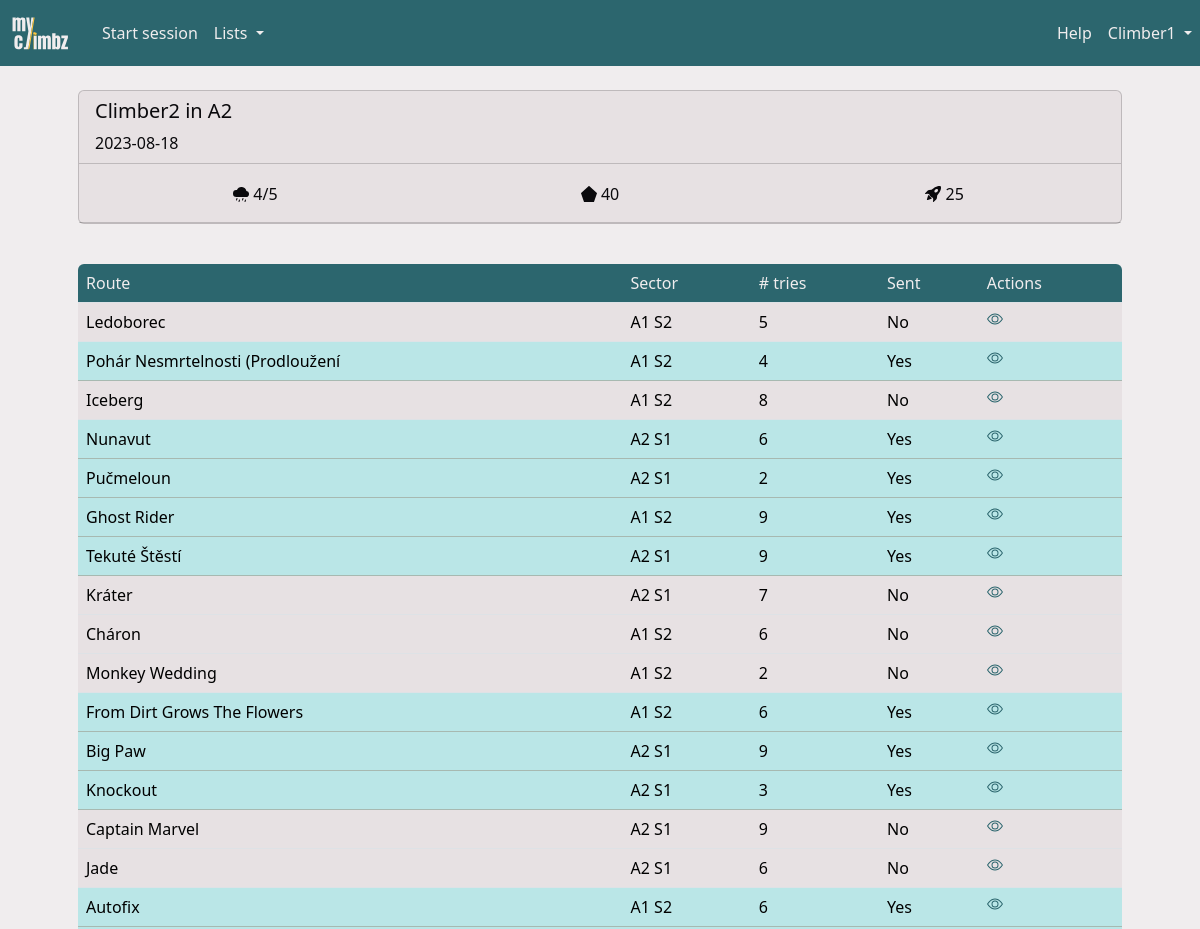
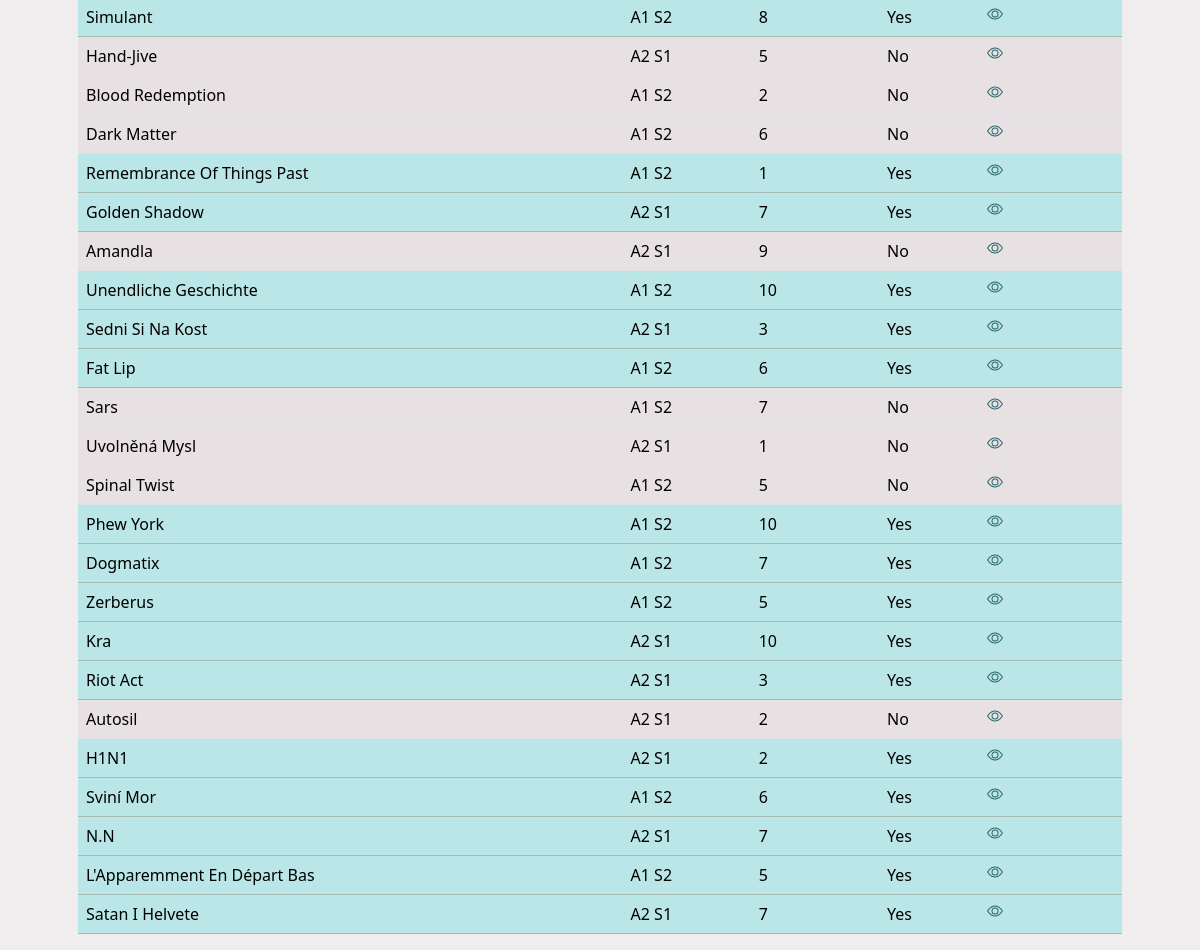
Page /session/4 (signed in) on the committed database (2 pictures, top to bottom).
### myclimbz/models/climber.py (models this page shows, shortened)
class Climber(db.Model, UserMixin):
    id = db.Column(db.Integer, primary_key=True)
    role = db.Column(db.Integer, nullable=False, default=0)
    email = db.Column(db.String(200), nullable=False, unique=True)
    password = db.Column(db.String(200), nullable=False)
    name = db.Column(db.String(200), nullable=False)
    birthdate = db.Column(db.Date, nullable=True)
    year_started_climbing = db.Column(db.Integer, nullable=True)
    height = db.Column(db.Integer, nullable=True)
    ape_index = db.Column(db.Integer, nullable=True)
    grade_scale = db.Column(db.String(10), nullable=False, default="font")
    sessions = db.relationship("Session", backref="climber", cascade="all, delete")
    opinions = db.relationship("Opinion", backref="climber", cascade="all, delete")
    routes = db.relationship("Route", backref="creator")
    sectors = db.relationship("Sector", backref="creator")
    areas = db.relationship("Area", backref="creator")
    projects = db.relationship(
        "Route",
        secondary=climber_projects,
        backref=db.backref("climbers", lazy="dynamic"),
    )

### myclimbz/models/session.py (models this page shows)
class Session(db.Model):
    __tablename__ = "climbing_session"
    id = db.Column(db.Integer, primary_key=True)
    date = db.Column(db.Date, nullable=False, default=datetime.now().date())
    conditions = Rating("conditions")
    comment = db.Column(db.Text)
    climbs = db.relationship("Climb", backref="session", cascade="all, delete")
    area_id = db.Column(db.Integer, db.ForeignKey("area.id"))
    climber_id = db.Column(db.Integer, db.ForeignKey("climber.id"))
    UniqueConstraint(date, area_id, climber_id, name="unique_session")
    @property
    def climb_videos(self) -> list[dict[str]]:
        out = list()
        for climb in self.climbs:
            for video_info in climb.climb_videos:
                video_info["route_name"] = climb.route.name
                out.append(video_info)
        return out

### myclimbz/models/climb.py (models this page shows, shortened)
class Climb(db.Model):
    id = db.Column(db.Integer, primary_key=True)
    n_attempts = db.Column(db.Integer, default=0)
    sent = db.Column(db.Boolean, nullable=False)
    flashed = db.Column(db.Boolean, nullable=False)
    comment = db.Column(db.Text)
    link = db.Column(db.String(300))
    route_id = db.Column(db.Integer, db.ForeignKey("route.id"))
    session_id = db.Column(db.Integer, db.ForeignKey("climbing_session.id"))
    videos = db.relationship("Video", backref="climb", cascade="all, delete")
    UniqueConstraint(route_id, session_id, name="unique_route_in_session")
    @property
    def climb_videos(self) -> list[dict[str]]:
        if len(self.videos) == 0:
            return list()

### myclimbz/models/route.py (models this page shows, shortened)
class Route(db.Model):
    id = db.Column(db.Integer, primary_key=True)
    name = db.Column(db.String(200), nullable=False)
    created_by = db.Column(db.Integer, db.ForeignKey("climber.id"), nullable=False)
    latitude = db.Column(db.Float)
    longitude = db.Column(db.Float)
    comment = db.Column(db.Text)
    link = db.Column(db.String(300))
    sit_start = db.Column(db.Boolean, nullable=False, default=False)
    height = db.Column(db.Float, db.CheckConstraint("height >= 1"))
    inclination = ConstrainedInteger("inclination", -50, 90)
    sector_id = db.Column(db.Integer, db.ForeignKey("sector.id"))
    climbs = db.relationship("Climb", backref="route", cascade="all, delete")
    opinions = db.relationship("Opinion", backref="route", cascade="all, delete")
    UniqueConstraint(name, sector_id, name="unique_route_name_in_sector")

### myclimbz/models/sector.py (models this page shows, shortened)
class Sector(db.Model):
    id = db.Column(db.Integer, primary_key=True)
    name = db.Column(db.String(200), nullable=False)
    created_by = db.Column(db.Integer, db.ForeignKey("climber.id"), nullable=False)
    area_id = db.Column(db.Integer, db.ForeignKey("area.id"))
    routes = db.relationship("Route", backref="sector", cascade="all, delete")
    comment = db.Column(db.Text)
    UniqueConstraint(name, area_id, name="unique_sector_name_in_area")

### myclimbz/blueprints/sessions/routes.py (the view)
@sessions.route("/session/<int:session_id>")
def page_session(session_id: int) -> str:
    session = Session.query.get(session_id)
    return render(
        "session.html", title=f"Session on {session.area.name}", session=session
    )

### myclimbz/models/climber.py (called while the page is built)
@login_manager.user_loader
def load_climber(climber_id: int) -> Climber:
    return Climber.query.get(int(climber_id))

### run.py (called while the page is built, shortened)
@app.before_request
def check_request_validity():
    if not request.endpoint:
        return
    elif request.endpoint == "climbers.login" or "static" in request.endpoint:
        return
    elif not current_user.is_authenticated:
        return redirect(url_for("climbers.login"))

### myclimbz/templates/session.html (shortened to what this page needs)
{% import "macros.html" as macros %}
{% extends "main.html" %}
{% block content %}
<div class="container px-0 px-md-5 py-0 py-md-4">
    {% if session.climber_id == user_id %}
        {% set actions = [
            { "icon": "edit", "url": url_for('sessions.edit_session', session_id=session.id) },
            { "icon": "delete", "url": url_for('sessions.delete_session', session_id=session.id) }
        ] %}
        {% if not open_session %}
            {% set actions = actions + [{ "icon": "reopen", "url": url_for('sessions.reopen_session', session_id=session.id) }] %}
        {% endif %}
    {% else %}
        {% set actions = [] %}
    {% endif %}
    {{ macros.card({
        "header": {
            "title": session.climber.name ~ " in " ~ session.area.name,
            "title_actions": actions,
            "subtitle": session.date,
        },
        "body": {
            "facts": [
                { "icon": "conditions", "value": session.conditions, "unit": "/5" },
                { "icon": "n_boulders", "value": session.climbs | length, "unit": "" },
                { "icon": "n_sends", "value": session.climbs | map(attribute='sent') | sum, "unit": "" },
            ],
            "list": [
                {"value": session.comment if session.comment else ""},
            ]
        }
    }) }}
</div>
<div class="container px-0 px-md-5">
    <table id="content_table" class="table table-hover" data-sort-col="0" data-sort-order="asc">
        <thead>
            <tr>
                <th>Route</th>
                <th>Sector</th>
                <th># tries</th>
                <th>Sent</th>
                <th data-sortable="false">Actions</th>
            </tr>
        </thead>
        <tbody>
            {% for climb in session.climbs %}
            {% set onclick = "window.location=\"" + url_for('routes.page_route', route_id=climb.route.id) + "\"" %}
            {% if climb.sent %}
            <tr class="table-success">
                {% else %}
            <tr>
                {% endif %}
                <td onclick={{ onclick }}>{{ climb.route.name }}</td>
                <td onclick={{ onclick }}>{{ climb.route.sector.name }}</td>
                <td onclick={{ onclick }}>{{ climb.n_attempts }}</td>
                <td onclick={{ onclick }}>{{ "Yes" if climb.sent else "No" }}</td>
                <td>
                    <a href="{{ url_for('climbs.view_climb', climb_id=climb.id) }}">
                    </a>
                </td>
            </tr>
            {% endfor %}
        </tbody>
    </table>
</div>
{% endblock content %}

### myclimbz/templates/macros.html (shortened to what this page needs)
{% macro card(data) %}
<div class="card mb-3">
    <div class="card-header">
        <div class="row">
            <div class="col-sm">
                <h5 class="card-title" style="display: inline-block">{{ data['header']['title'] }}</h5>
            </div>
            {% if data['header']['subtitle'] %}
                <span>{{ data['header']['subtitle'] }}</span>
            {% endif %}
        </div>
    </div>
    {% if data['body']['facts'] %}
    <div class="card-body">
        <div class="row">
            {% for fact in data['body']['facts'] %}
            <div class="col text-center" style="padding: 0">
                <span style="vertical-align: middle; display: inline-block;">
                </span>
                <span style="vertical-align: middle; display: inline-block;">
                    {% if fact['value'] is none %}
                        N/A
                    {% elif fact['value'] is float and fact['value'] % 1 == 0 %}
                        {{ fact['value']|int }}{{ fact['unit'] }}
                    {% else %}
                        {{ (fact['value']) }}{{ fact['unit'] }}
                    {% endif %}
                </span>
            </div>
            {% endfor %}
        </div>
    </div>
    {% endif %}
    {% if data['body']['list'] %}
    <ul class="list-group list-group-flush">
    </ul>
    {% endif %}
</div>
{% endmacro %}

### myclimbz/templates/main.html (shortened to what this page needs)
<html>
<head>
    <link href="https://cdn.jsdelivr.net/npm/bootstrap@5.3.2/dist/css/bootstrap.min.css" rel="stylesheet"
>
    <link href="{{ url_for('static', filename='css/colors.css') }}" rel="stylesheet" type="text/css">
    <link rel="stylesheet" type="text/css" href="https://cdnjs.cloudflare.com/ajax/libs/noUiSlider/15.8.1/nouislider.css" />
    <link href="https://cdn.jsdelivr.net/npm/simple-datatables@latest/dist/style.css" rel="stylesheet" type="text/css">
</head>
<body>
    <nav class="navbar navbar-expand-lg">
        {% if not is_form %}
        <a class="navbar-brand" href="{{ url_for('home.page_home') }}" style="padding-left: 10px;">
            <img src="{{ url_for('static', filename='images/logo-transparent.svg') }}" width="60" height="40" class="d-inline-block align-top" alt="">
        </a>
        <div class="collapse navbar-collapse ps-2" id="navbarSupportedContent">
            <ul class="navbar-nav me-auto mb-2 mb-md-0">
                {% if open_session %}
                {% if not open_session.is_project_search %}
                <li><a id="add_videos" class="nav-link" href="{{ url_for('videos.add_videos') }}">Add videos</a></li>
                {% endif %}
                <li><a id="add_climb" class="nav-link" href="{{ url_for('climbs.add_climb') }}">Add climb</a></li>
                <li>
                    <a id="stop_session" class="nav-link" href="{{ url_for('sessions.stop_session') }}">
                        Stop
                        {% if open_session.is_project_search %}
                        project search
                        {% else %}
                        session
                        {% endif %}
                    </a>
                </li>
                {% else %}
                <li class="nav-item">
                    <a id="start_session" class="nav-link" href="{{ url_for('sessions.add_session') }}">Start session</a>
                </li>
                {% endif %}
                <li class="nav-item dropdown">
                    <a class="nav-link dropdown-toggle" href="#" role="button" data-bs-toggle="dropdown"
                        aria-expanded="false">
                        Lists
                    </a>
                </li>
            </ul>
            <ul class="navbar-nav ms-md-auto mb-2 mb-md-0">
                <li class="nav-item">
                    <a class="nav-link" href="{{ url_for('home.guide') }}">Help</a>
                </li>
                <li class="nav-item dropdown">
                    <a class="nav-link dropdown-toggle" href="#" role="button" data-bs-toggle="dropdown"
                        aria-expanded="false">
                        {{ username }}
                    </a>
                </li>
            </ul>
        </div>
        {% else %}
        <a class="navbar-brand" href="{{ url_for('home.cancel_form') }}" style="padding-left: 10px;">
            <img src="{{ url_for('static', filename='images/logo-transparent.svg') }}" width="60" height="40" class="d-inline-block align-top" alt="">
        </a>
        {% endif %}
    </nav>
    {%block content %}{% endblock %}
</body>
</html>

### myclimbz/static/css/colors.css (style rules this page uses)
:root { --color-yellow: #FFC53D; --color-yellow-100: #fff0c6; --color-yellow-200: #ffdf88; --color-yellow-300: #FFC53D; --color-yellow-400: #ffb320; --color-yellow-500: #f98f07; --color-yellow-600: #dd6902; --color-yellow-700: #b74806; --color-yellow-800: #94360c; --color-yellow-900: #7a2e0d; --color-yellow-950: #461602; --color-green: #2C666E; --color-green-50: #f1faf9; --color-green-100: #daf3f3; --color-green-200: #bae6e7; --color-green-300: #8ad4d6; --color-green-400: #53b9bd; --color-green-500: #379da3; --color-green-600: #318089; --color-green-700: #2C666E; --color-green-800: #2c575e; --color-green-900: #284a51; --color-green-950: #163036; --color-white: #F0EDEE; --color-white-50: #f9f7f8; --color-white-100: #F0EDEE; --color-white-200: #e7e1e3; --color-white-300: #d5cccf; --color-white-400: #bbaeb2; --color-white-500: #a29197; --color-white-600: #8a787e; --color-white-700: #726368; --color-white-800: #605458; --color-white-900: #53494c; --color-white-950: #2a2527; --color-gray: #6c757d; --color-black: #0A090C; }
body { background-color: var(--color-white); }
a { text-decoration: none; color: var(--color-green); }
.card, .list-group-item, .dropdown-menu { background-color: var(--color-white-200); color: var(--color-black); }
.card-header { background-color: var(--color-white-darker); }
.navbar { background-color: var(--color-green); color: var(--color-white); }
.navbar-brand { color: var(--color-yellow); }
.nav-link, .nav-link:focus { color: var(--color-white); }
.table thead th:first-child { border-top-left-radius: var(--bs-border-radius); }
.table thead th:last-child { border-top-right-radius: var(--bs-border-radius); }
.table td { background-color: var(--color-white-200); }
.table-success td { background-color: var(--color-green-200) !important; }
.table thead { background-color: var(--color-green); color: var(--color-white); font-weight: normal; }
.table thead th { background-color: transparent; color: inherit; font-weight: normal; }

### rows in the picture
Climber: name "Climber1"
Session: header.subtitle "2023-08-18"
Climb: route.name "Ledoborec", route.sector.name "A1 S2", n_attempts "5", sent "No"
Climb: route.name "Pohár Nesmrtelnosti (Prodloužení", route.sector.name "A1 S2", n_attempts "4", sent "Yes"
Climb: route.name "Iceberg", route.sector.name "A1 S2", n_attempts "8", sent "No"
Climb: route.name "Nunavut", route.sector.name "A2 S1", n_attempts "6", sent "Yes"
Climb: route.name "Pučmeloun", route.sector.name "A2 S1", n_attempts "2", sent "Yes"
Climb: route.name "Ghost Rider", route.sector.name "A1 S2", n_attempts "9", sent "Yes"
Climb: route.name "Tekuté Štěstí", route.sector.name "A2 S1", n_attempts "9", sent "Yes"
Climb: route.name "Kráter", route.sector.name "A2 S1", n_attempts "7", sent "No"
Climb: route.name "Cháron", route.sector.name "A1 S2", n_attempts "6", sent "No"
Climb: route.name "Monkey Wedding", route.sector.name "A1 S2", n_attempts "2", sent "No"
Climb: route.name "From Dirt Grows The Flowers", route.sector.name "A1 S2", n_attempts "6", sent "Yes"
Climb: route.name "Big Paw", route.sector.name "A2 S1", n_attempts "9", sent "Yes"
Climb: route.name "Knockout", route.sector.name "A2 S1", n_attempts "3", sent "Yes"
Climb: route.name "Captain Marvel", route.sector.name "A2 S1", n_attempts "9", sent "No"
Climb: route.name "Jade", route.sector.name "A2 S1", n_attempts "6", sent "No"
Climb: route.name "Autofix", route.sector.name "A1 S2", n_attempts "6", sent "Yes"
Climb: route.name "Simulant", route.sector.name "A1 S2", n_attempts "8", sent "Yes"
Climb: route.name "Hand-Jive", route.sector.name "A2 S1", n_attempts "5", sent "No"
Climb: route.name "Blood Redemption", route.sector.name "A1 S2", n_attempts "2", sent "No"
Climb: route.name "Dark Matter", route.sector.name "A1 S2", n_attempts "6", sent "No"
Climb: route.name "Remembrance Of Things Past", route.sector.name "A1 S2", n_attempts "1", sent "Yes"
Climb: route.name "Golden Shadow", route.sector.name "A2 S1", n_attempts "7", sent "Yes"
Climb: route.name "Amandla", route.sector.name "A2 S1", n_attempts "9", sent "No"
Climb: route.name "Unendliche Geschichte", route.sector.name "A1 S2", n_attempts "10", sent "Yes"
Climb: route.name "Sedni Si Na Kost", route.sector.name "A2 S1", n_attempts "3", sent "Yes"
Climb: route.name "Fat Lip", route.sector.name "A1 S2", n_attempts "6", sent "Yes"
Climb: route.name "Sars", route.sector.name "A1 S2", n_attempts "7", sent "No"
Climb: route.name "Uvolněná Mysl", route.sector.name "A2 S1", n_attempts "1", sent "No"
Climb: route.name "Spinal Twist", route.sector.name "A1 S2", n_attempts "5", sent "No"
Climb: route.name "Phew York", route.sector.name "A1 S2", n_attempts "10", sent "Yes"
Climb: route.name "Dogmatix", route.sector.name "A1 S2", n_attempts "7", sent "Yes"
Climb: route.name "Zerberus", route.sector.name "A1 S2", n_attempts "5", sent "Yes"
Climb: route.name "Kra", route.sector.name "A2 S1", n_attempts "10", sent "Yes"
Climb: route.name "Riot Act", route.sector.name "A2 S1", n_attempts "3", sent "Yes"
Climb: route.name "Autosil", route.sector.name "A2 S1", n_attempts "2", sent "No"
Climb: route.name "H1N1", route.sector.name "A2 S1", n_attempts "2", sent "Yes"
Climb: route.name "Sviní Mor", route.sector.name "A1 S2", n_attempts "6", sent "Yes"
Climb: route.name "N.N", route.sector.name "A2 S1", n_attempts "7", sent "Yes"
Climb: route.name "L'Apparemment En Départ Bas", route.sector.name "A1 S2", n_attempts "5", sent "Yes"
Climb: route.name "Satan I Helvete", route.sector.name "A2 S1", n_attempts "7", sent "Yes"

### other values in the picture
{{ data['header']['title'] }} "Climber2 in A2"
{{ (fact['value']) }} "4" "40" "25"
{{ fact['unit'] }} "/5"
